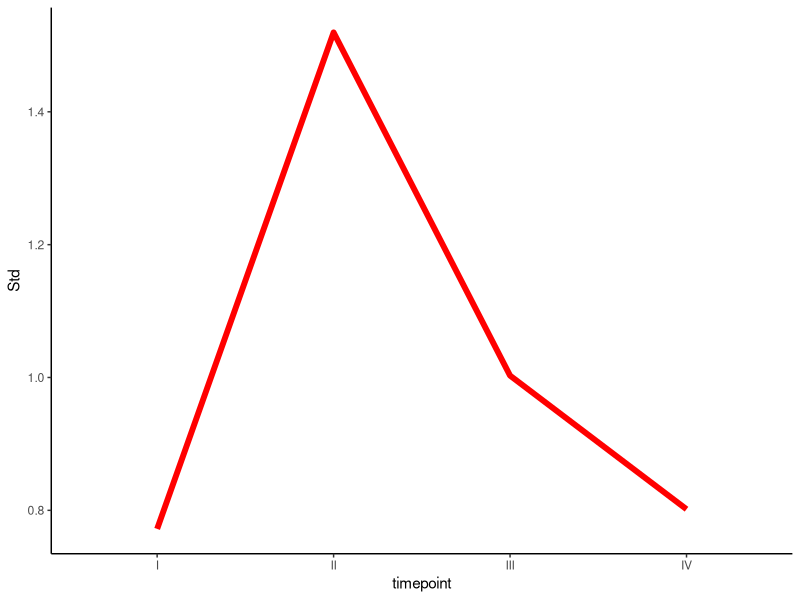
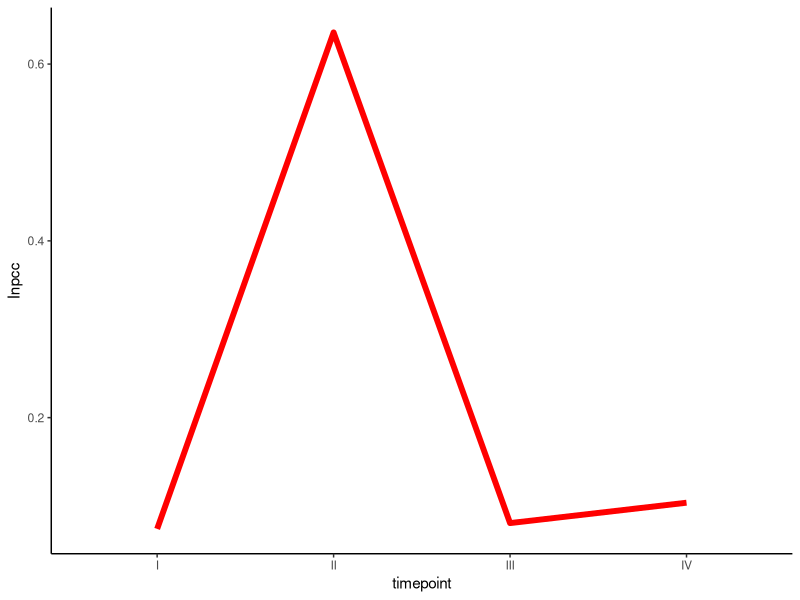
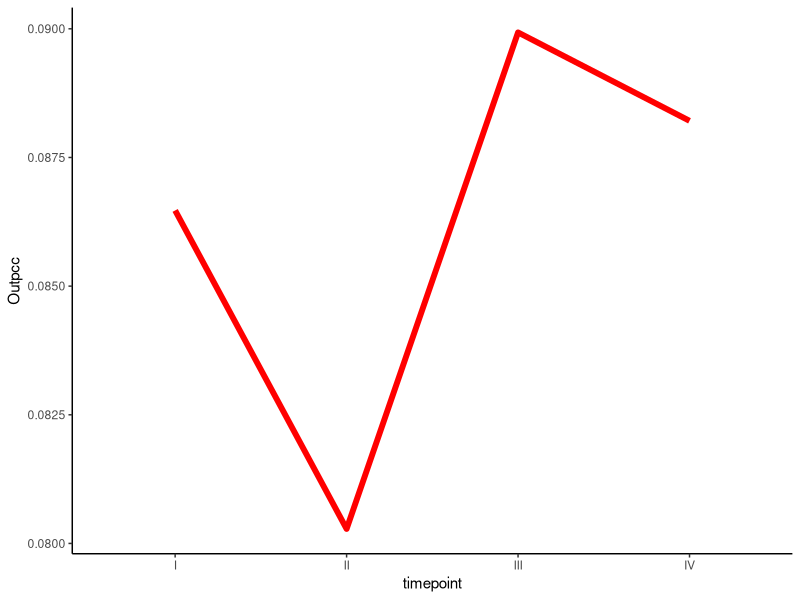
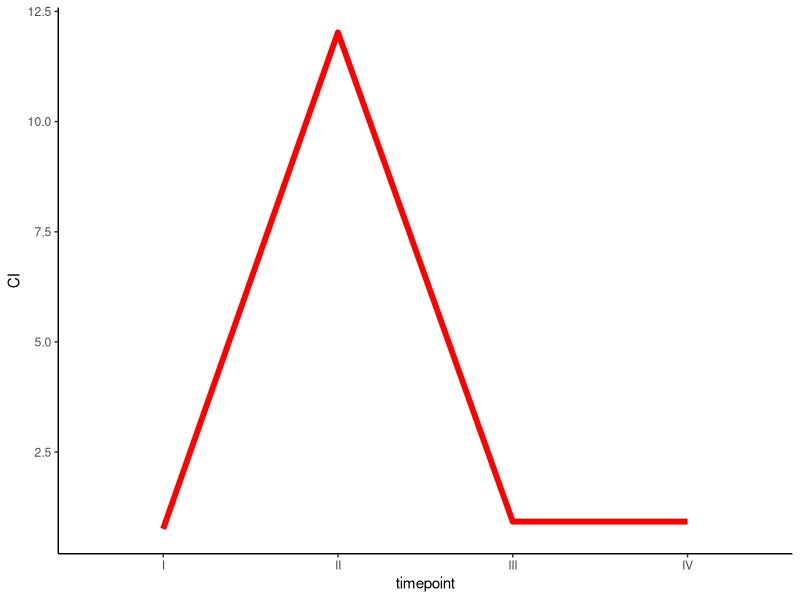

These figures' R source, in order:
rm(list = ls())
DNB<-read.csv("data/DNB.csv",header = T,row.names = 1)
#View(DNB)
library(gridExtra)
library(ggplot2)
#par(mfrow=c(2,2)) 
set.seed(2020)
ggplot(data = DNB,mapping = aes(x=timepoint,y=Std,group = 1))+
  geom_line(size=2,color="red")+
  xlab("timepoint")+ylab("Std")+
  theme_classic()
ggplot(data = DNB,mapping = aes(x=timepoint,y=Inpcc,group = 1))+
  geom_line(size=2,color="red")+
  xlab("timepoint")+ylab("Inpcc")+
  theme_classic()
ggplot(data = DNB,mapping = aes(x=timepoint,y=Outpcc,group = 1))+
  geom_line(size=2,color="red")+
  xlab("timepoint")+ylab("Outpcc")+
  theme_classic()
ggplot(data = DNB,mapping = aes(x=timepoint,y=ComplexIndex,group = 1))+
  geom_line(size=2,color="red")+
  xlab("timepoint")+ylab("CI")+
  theme_classic()
#grid.arrange(p1,p2,p3,p4,nrow=2)
